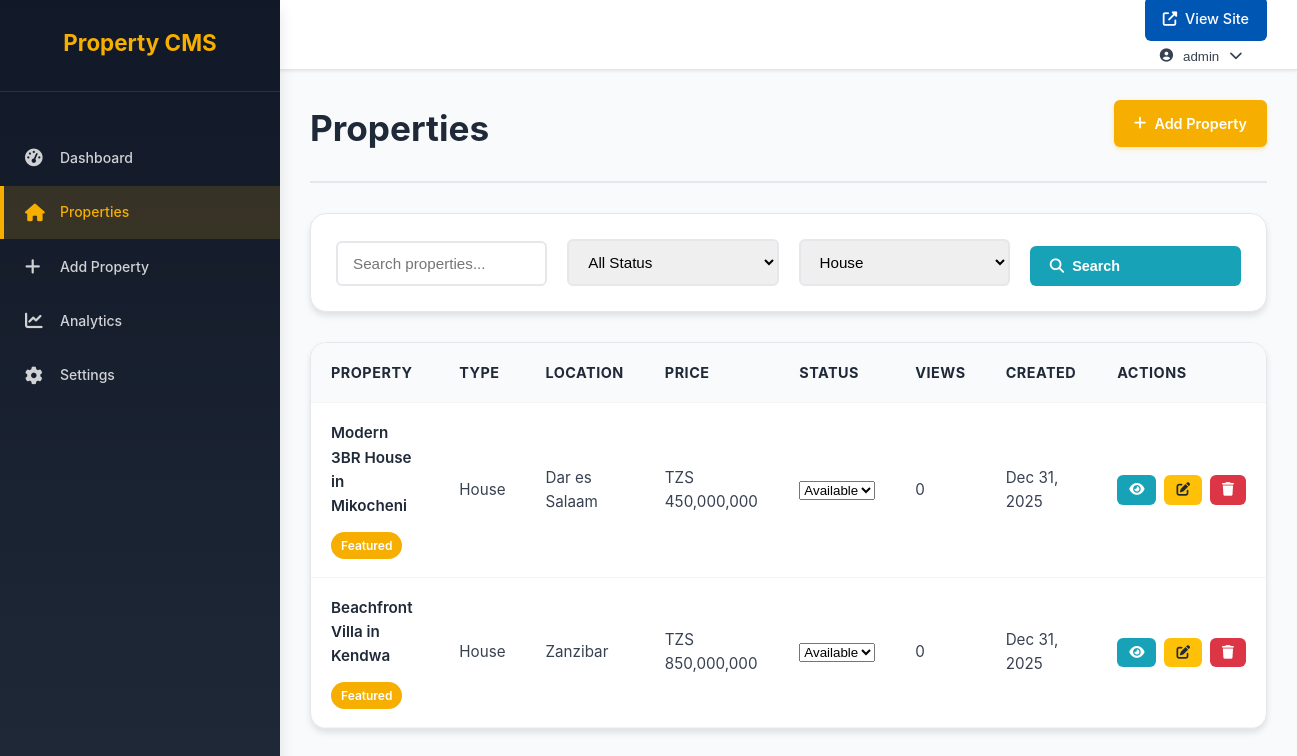
Screenshot of /admin/properties.php?type=house (signed in) with the database file from the repository.
### tables this page shows
CREATE TABLE IF NOT EXISTS properties (
    id INT AUTO_INCREMENT PRIMARY KEY,
    title VARCHAR(255) NOT NULL,
    description TEXT,
    property_type ENUM('house', 'apartment', 'land', 'commercial') NOT NULL,
    location VARCHAR(255) NOT NULL,
    price DECIMAL(15,2) NOT NULL,
    bedrooms INT DEFAULT 0,
    bathrooms INT DEFAULT 0,
    area DECIMAL(10,2) DEFAULT 0,
    images JSON,
    featured BOOLEAN DEFAULT FALSE,
    status ENUM('available', 'sold', 'pending') DEFAULT 'available',
    views INT DEFAULT 0,
    created_at TIMESTAMP DEFAULT CURRENT_TIMESTAMP,
    updated_at TIMESTAMP DEFAULT CURRENT_TIMESTAMP ON UPDATE CURRENT_TIMESTAMP
);

### admin/properties.php (the view, shortened to what this page needs)
<?php
$db = Database::getInstance()->getConnection();
$search = trim($_GET['search'] ?? '');
$type_filter = $_GET['type'] ?? '';
$page = max(1, intval($_GET['page'] ?? 1));
$per_page = 10;
$conditions = [];
$params = [];
if (!empty($type_filter)) {
    $conditions[] = "property_type = ?";
    $params[] = $type_filter;
}
$where_clause = !empty($conditions) ? 'WHERE ' . implode(' AND ', $conditions) : '';
try {
    $offset = ($page - 1) * $per_page;
    $sql = "SELECT * FROM properties $where_clause ORDER BY created_at DESC LIMIT $per_page OFFSET $offset";
    $stmt = $db->prepare($sql);
    $stmt->execute($params);
    $properties = $stmt->fetchAll();
} catch (PDOException $e) {
    $properties = [];
    $total_properties = 0;
    $total_pages = 0;
    $error = "Error fetching properties: " . $e->getMessage();
}
?>
<!DOCTYPE html>
<html lang="en">
<head>
    <link rel="stylesheet" href="../assets/css/admin-styles.css">
    <link rel="stylesheet" href="../assets/css/styles.css">
    <link rel="stylesheet" href="https://cdnjs.cloudflare.com/ajax/libs/font-awesome/6.4.0/css/all.min.css">
</head>
<body>
    <div class="admin-layout">
        <?php include 'includes/sidebar.php'; ?>
        <div class="main-content">
            <?php include 'includes/header.php'; ?>
            <div class="content-area">
                <div class="page-header">
                    <h1>Properties</h1>
                    <div class="page-actions">
                        <a href="add-property.php" class="btn-primary">
                            <i class="fas fa-plus"></i>
                            Add Property
                        </a>
                    </div>
                </div>
                <div class="filters-section">
                    <form method="GET" class="filters-form">
                        <div class="filter-row">
                            <div class="filter-group">
                                <input type="text" name="search" placeholder="Search properties..."
                                       value="<?php echo htmlspecialchars($search); ?>">
                            </div>
                            <div class="filter-group">
                                <select name="status">
                                    <option value="">All Status</option>
                                </select>
                            </div>
                            <div class="filter-group">
                                <select name="type">
                                    <option value="house" <?php echo $type_filter === 'house' ? 'selected' : ''; ?>>House</option>
                                </select>
                            </div>
                            <button type="submit" class="btn-search">
                                <i class="fas fa-search"></i>
                                Search
                            </button>
                        </div>
                    </form>
                </div>
                <div class="table-container">
                    <table class="data-table">
                        <thead>
                            <tr>
                                <th>Property</th>
                                <th>Type</th>
                                <th>Location</th>
                                <th>Price</th>
                                <th>Status</th>
                                <th>Views</th>
                                <th>Created</th>
                                <th>Actions</th>
                            </tr>
                        </thead>
                        <tbody>
                            <?php if (empty($properties)): ?>
                                <tr>
                                    <td colspan="8" class="no-data">No properties found.</td>
                                </tr>
                            <?php else: ?>
                                <?php foreach ($properties as $property): ?>
                                    <tr>
                                        <td>
                                            <div class="property-info">
                                                <h4><?php echo htmlspecialchars($property['title']); ?></h4>
                                                <?php if ($property['featured']): ?>
                                                    <span class="featured-badge">Featured</span>
                                                <?php endif; ?>
                                            </div>
                                        </td>
                                        <td><?php echo ucfirst(htmlspecialchars($property['property_type'])); ?></td>
                                        <td><?php echo htmlspecialchars($property['location']); ?></td>
                                        <td>TZS <?php echo number_format($property['price']); ?></td>
                                        <td>
                                            <form method="POST" class="inline-form">
                                                <select name="status" onchange="this.form.submit()">
                                                    <option value="available" <?php echo $property['status'] === 'available' ? 'selected' : ''; ?>>Available</option>
                                                </select>
                                            </form>
                                        </td>
                                        <td><?php echo number_format($property['views']); ?></td>
                                        <td><?php echo date('M j, Y', strtotime($property['created_at'])); ?></td>
                                        <td>
                                            <div class="action-buttons">
                                                <a href="../sales.php?view=<?php echo $property['id']; ?>" target="_blank"
                                                   class="btn-action btn-view" title="View">
                                                    <i class="fas fa-eye"></i>
                                                </a>
                                                <a href="edit-property.php?id=<?php echo $property['id']; ?>"
                                                   class="btn-action btn-edit" title="Edit">
                                                    <i class="fas fa-edit"></i>
                                                </a>
                                                <a href="?delete=<?php echo $property['id']; ?>"
                                                   class="btn-action btn-delete" title="Delete"
                                                   onclick="return confirm('Are you sure you want to delete this property?')">
                                                    <i class="fas fa-trash"></i>
                                                </a>
                                            </div>
                                        </td>
                                    </tr>
                                <?php endforeach; ?>
                            <?php endif; ?>
                        </tbody>
                    </table>
                </div>
            </div>
        </div>
    </div>
</body>
</html>

### assets/css/admin-styles.css (style rules this page uses)
:root { --primary-color: #f6ae01; --primary-hover: #e29f01; --secondary-color: #0056b3; --success-color: #28a745; --danger-color: #dc3545; --warning-color: #ffc107; --info-color: #17a2b8; --dark-color: #343a40; --light-color: #f8f9fa; --white: #ffffff; --gray-100: #f8f9fa; --gray-200: #e9ecef; --gray-300: #dee2e6; --gray-400: #ced4da; --gray-500: #adb5bd; --gray-600: #6c757d; --gray-700: #495057; --gray-800: #343a40; --gray-900: #212529; --sidebar-width: 250px; --header-height: 60px; --border-radius: 6px; --box-shadow: 0 2px 4px rgba(0, 0, 0, 0.1); --transition: all 0.3s ease; }
* { margin: 0; padding: 0; box-sizing: border-box; }
body { font-family: -apple-system, BlinkMacSystemFont, "Segoe UI", Roboto, "Helvetica Neue", Arial, sans-serif; line-height: 1.6; color: var(--gray-800); background-color: var(--gray-100); }
.admin-layout { display: flex; min-height: 100vh; }
.main-content { flex: 1; margin-left: var(--sidebar-width); display: flex; flex-direction: column; }
.content-area { flex: 1; padding: 30px; }
.page-header { display: flex; justify-content: space-between; align-items: center; margin-bottom: 30px; }
.page-header h1 { font-size: 2rem; color: var(--gray-800); }
.page-actions { display: flex; gap: 10px; }
.btn-primary, .btn-secondary, .btn-success, .btn-danger, .btn-warning, .btn-info { display: inline-flex; align-items: center; gap: 8px; padding: 10px 20px; border: none; border-radius: var(--border-radius); font-size: 0.9rem; font-weight: 500; text-decoration: none; cursor: pointer; transition: var(--transition); }
.btn-primary { background: var(--primary-color); color: var(--white); }

### rows the page displays
properties: title "Modern 3BR House in Mikocheni", featured "Featured", property_type "House", location "Dar es Salaam", price "450,000,000", status "Available", views "0", created_at "Dec 31, 2025"
properties: title "Beachfront Villa in Kendwa", featured "Featured", property_type "House", location "Zanzibar", price "850,000,000", status "Available", views "0", created_at "Dec 31, 2025"

### other values shown
$user['username'] "admin"
